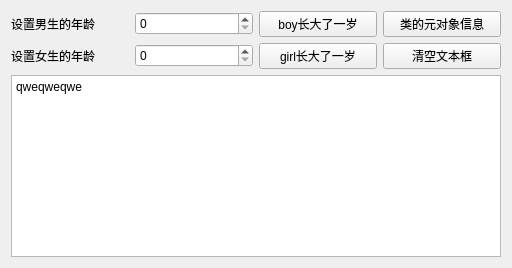
<?xml version="1.0" encoding="UTF-8"?>
<ui version="4.0">
 <class>QmyWidget</class>
 <widget class="QWidget" name="QmyWidget">
  <property name="geometry">
   <rect>
    <x>0</x>
    <y>0</y>
    <width>512</width>
    <height>268</height>
   </rect>
  </property>
  <property name="windowTitle">
   <string>QmyWidget</string>
  </property>
  <layout class="QGridLayout" name="gridLayout">
   <item row="0" column="0">
    <widget class="QLabel" name="label">
     <property name="text">
      <string>设置男生的年龄</string>
     </property>
    </widget>
   </item>
   <item row="0" column="1">
    <widget class="QSpinBox" name="spinBoy"/>
   </item>
   <item row="0" column="2">
    <widget class="QPushButton" name="btnBoyInc">
     <property name="text">
      <string>boy长大了一岁</string>
     </property>
    </widget>
   </item>
   <item row="0" column="3">
    <widget class="QPushButton" name="btnClassInfo">
     <property name="text">
      <string>类的元对象信息</string>
     </property>
    </widget>
   </item>
   <item row="1" column="0">
    <widget class="QLabel" name="label_2">
     <property name="text">
      <string>设置女生的年龄</string>
     </property>
    </widget>
   </item>
   <item row="1" column="1">
    <widget class="QSpinBox" name="spinGirl"/>
   </item>
   <item row="1" column="2">
    <widget class="QPushButton" name="btnGirlInc">
     <property name="text">
      <string>girl长大了一岁</string>
     </property>
    </widget>
   </item>
   <item row="1" column="3">
    <widget class="QPushButton" name="btnClear">
     <property name="text">
      <string>清空文本框</string>
     </property>
    </widget>
   </item>
   <item row="2" column="0" colspan="4">
    <widget class="QPlainTextEdit" name="textEdit">
     <property name="plainText">
      <string>qweqweqwe</string>
     </property>
    </widget>
   </item>
  </layout>
 </widget>
 <resources/>
 <connections/>
</ui>
